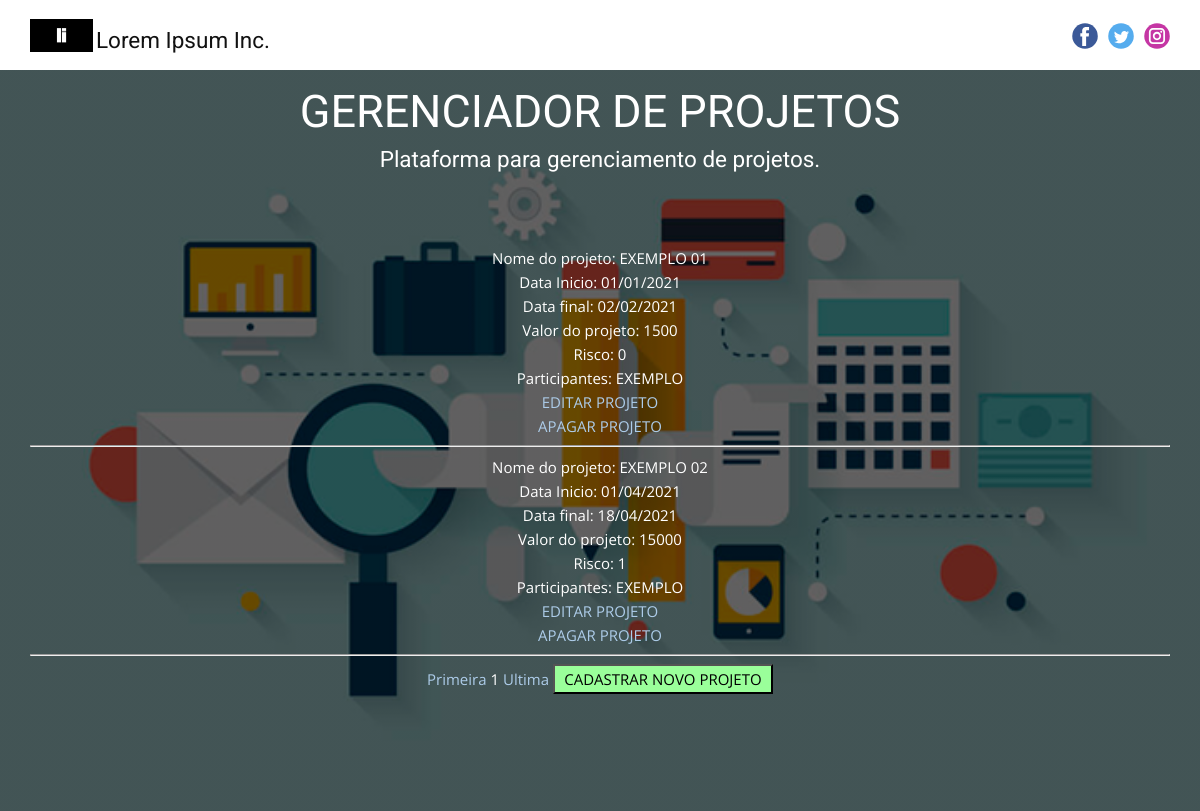
The page / on the database its author committed.
### tables this page shows
CREATE TABLE IF NOT EXISTS `gp` (
  `id` int(11) NOT NULL AUTO_INCREMENT,
  `nomeprojeto` varchar(220) NOT NULL,
  `datainicio` date NOT NULL,
  `datafim` date NOT NULL,
  `valorprojeto` int(200) NOT NULL,
  `risco` int(200) NOT NULL,
  `participantes` varchar(220) NOT NULL,
  PRIMARY KEY (`id`)
);

### index.php (the view, shortened to what this page needs)
<?php
include_once("conexao.php");
?>
<!DOCTYPE html>
<html style="font-size: 15px;">
<head>
    <link rel="stylesheet" href="nicepage.css" media="screen">
    <link rel="stylesheet" href="TELA-INICIAL.css" media="screen">
</head>
<body data-home-page="TELA-INICIAL.html" data-home-page-title="TELA INICIAL" class="u-body">
    <header class="u-align-center-sm u-align-center-xs u-clearfix u-header u-header" id="sec-dd25">
        <div class="u-clearfix u-sheet u-sheet-1">
            <a href="https://nicepage.com" class="u-image u-logo u-image-1" data-image-width="1200" data-image-height="628">
                <img src="images/share.png" class="u-logo-image u-logo-image-1" data-image-width="63">
            </a>
            <div class="u-social-icons u-spacing-10 u-social-icons-1">
                <a class="u-social-url" title="facebook" target="_blank" href=""><span class="u-icon u-icon-circle u-social-facebook u-social-icon u-icon-1"><svg class="u-svg-link" preserveAspectRatio="xMidYMin slice" viewBox="0 0 112 112" style=""><use xmlns:xlink="http://www.w3.org/1999/xlink" xlink:href="#svg-87f6"></use></svg></span>
          </a>
                <a class="u-social-url" title="twitter" target="_blank" href=""><span class="u-icon u-icon-circle u-social-icon u-social-twitter u-icon-2"><svg class="u-svg-link" preserveAspectRatio="xMidYMin slice" viewBox="0 0 112 112" style=""><use xmlns:xlink="http://www.w3.org/1999/xlink" xlink:href="#svg-f5c0"></use></svg></span>
          </a>
                <a class="u-social-url" title="instagram" target="_blank" href=""><span class="u-icon u-icon-circle u-social-icon u-social-instagram u-icon-3"><svg class="u-svg-link" preserveAspectRatio="xMidYMin slice" viewBox="0 0 112 112" style=""><use xmlns:xlink="http://www.w3.org/1999/xlink" xlink:href="#svg-de48"></use></svg></span>
          </a>
            </div>
            <h1 class="u-text u-text-1">Lorem Ipsum Inc.</h1>
        </div>
    </header>
    <section class="u-align-center u-clearfix u-image u-shading u-section-1" src="" data-image-width="720" data-image-height="500" id="sec-8c6a">
        <div class="u-clearfix u-sheet u-sheet-1">
            <h1 class="u-text u-text-1">GERENCIADOR DE PROJETOS</h1>
            <h2 class="u-subtitle u-text u-text-2">Plataforma para gerenciamento de projetos. <br><br><br><br></h2>
            <?php
		$qnt_result_pg = 6;
		$pagina_atual = filter_input(INPUT_GET,'pagina', FILTER_SANITIZE_NUMBER_INT);
		$pagina = (!empty($pagina_atual)) ? $pagina_atual : 1;
		$inicio = ($qnt_result_pg * $pagina) - $qnt_result_pg;
		$result_usuarios = "SELECT * FROM gp LIMIT $inicio, $qnt_result_pg";
		$resultado_usuarios = mysqli_query($conn, $result_usuarios);
		while($row_usuario = mysqli_fetch_assoc($resultado_usuarios)){
            $dataini = date_create($row_usuario['datainicio']);
            $dataini = date_format($dataini, 'd/m/Y');
            $datafim = date_create($row_usuario['datafim']);
            $datafim = date_format($datafim, 'd/m/Y');
		echo "Nome do projeto: " . $row_usuario['nomeprojeto'] . "<br>";
		echo "Data Inicio: " . $dataini. "<br>";
        echo "Data final: " . $datafim. "<br>";
        echo "Valor do projeto: " . $row_usuario['valorprojeto'] . "<br>";
        echo "Risco: " . $row_usuario['risco'] . "<br>";
		echo "Participantes: " . $row_usuario['participantes'] . "<br>";
        echo "<a href='edit_usuario.php?id=" . $row_usuario['id'] . "'>EDITAR PROJETO</a><br>";
        echo "<a href='apagarprojeto.php?id=" . $row_usuario['id'] . "'>APAGAR PROJETO</a><br><hr>";
		}
		$result_pg = "SELECT COUNT(id) AS num_result FROM gp";
		$resultado_pg = mysqli_query($conn, $result_pg);
		$row_pg = mysqli_fetch_assoc($resultado_pg);
		$quantidade_pg = ceil($row_pg['num_result'] / $qnt_result_pg);
		echo "<a href='index.php?pagina=1'>Primeira</a> ";
		echo "$pagina ";
		echo "<a href='listar.php?pagina=$quantidade_pg'>Ultima</a>";
		?>
            <input class="botao" type="button" value="CADASTRAR NOVO PROJETO"
			onclick="location.href='EDITAR.php'">
        </div>
    </section>
</body>
</html>

### TELA-INICIAL.css (style rules this page uses)
.u-section-1 { background-image: linear-gradient(0deg, rgba(0,0,0,0.6), rgba(0,0,0,0.6)), url("images/como-identificar-e-minimizar-os-riscos-do-projeto.png"); background-position: 50% 50%; }
.u-section-1 .u-sheet-1 { min-height: 741px; }
.u-section-1 .u-text-1 { font-weight: 400; letter-spacing: normal; text-transform: none; width: 822px; margin: 17px auto 0; }
.u-section-1 .u-text-2 { font-size: 1.5rem; width: 774px; margin: 10px auto 0; }

### index.php (style rules this page uses)
.botao { background: #9AFF9A; width: 300%; max-width: 220px; color:black }

### rows shown on the page
gp: nomeprojeto "EXEMPLO 01", datainicio "01/01/2021", datafim "02/02/2021", valorprojeto "1500", risco "0", participantes "EXEMPLO"
gp: nomeprojeto "EXEMPLO 02", datainicio "01/04/2021", datafim "18/04/2021", valorprojeto "15000", risco "1", participantes "EXEMPLO"

### other values the page prints
$pagina "1"
